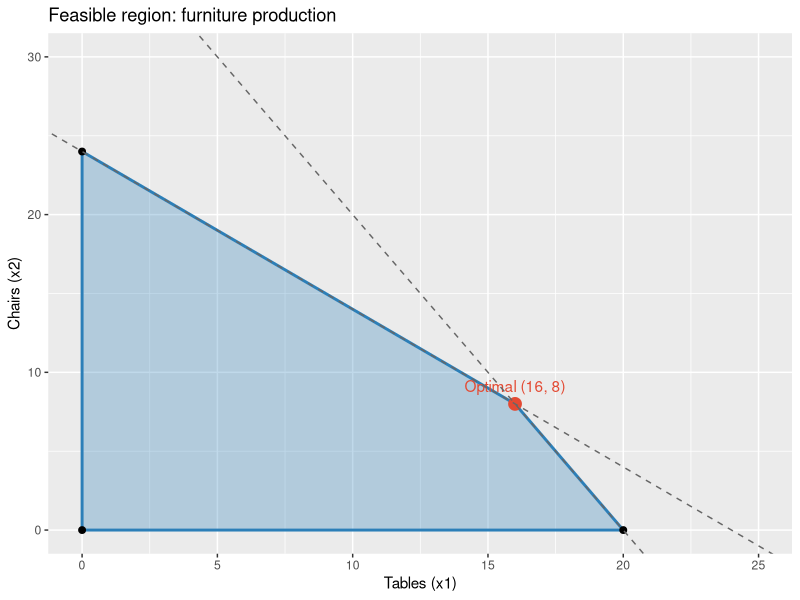

Write R code to recreate this figure.
## ---- chunk 1
#| echo: true
#| message: false
library(tidyverse)

feasible <- tibble(
  x1 = c(0, 20, 16, 0),
  x2 = c(0, 0, 8, 24)
)

ggplot() +
  geom_polygon(data = feasible, aes(x = x1, y = x2), fill = "#2c7fb8", alpha = 0.3) +
  geom_path(data = feasible[c(1,2,3,4,1), ], aes(x = x1, y = x2), color = "#2c7fb8", linewidth = 1) +
  geom_point(data = feasible, aes(x = x1, y = x2), size = 2) +
  geom_point(aes(x = 16, y = 8), color = "#e34a33", size = 4) +
  annotate("text", x = 16, y = 8, label = "Optimal (16, 8)", vjust = -1, color = "#e34a33") +
  geom_abline(intercept = 40, slope = -2, linetype = "dashed", color = "gray40") +
  geom_abline(intercept = 24, slope = -1, linetype = "dashed", color = "gray40") +
  coord_cartesian(xlim = c(0, 25), ylim = c(0, 30)) +
  labs(title = "Feasible region: furniture production", x = "Tables (x1)", y = "Chairs (x2)")
## ---- chunk 2
#| echo: true
library(lpSolve)

obj <- c(50, 40)                          # profit per table, per chair
mat <- matrix(c(20, 10,                   # wood: 20 per table, 10 per chair
                  1,  1), nrow = 2, byrow = TRUE)  # labor: 1 hour each
rhs <- c(400, 24)                         # wood available, labor available
dir <- c("<=", "<=")

sol <- lp("max", obj, mat, dir, rhs)
sol$solution
sol$objval
